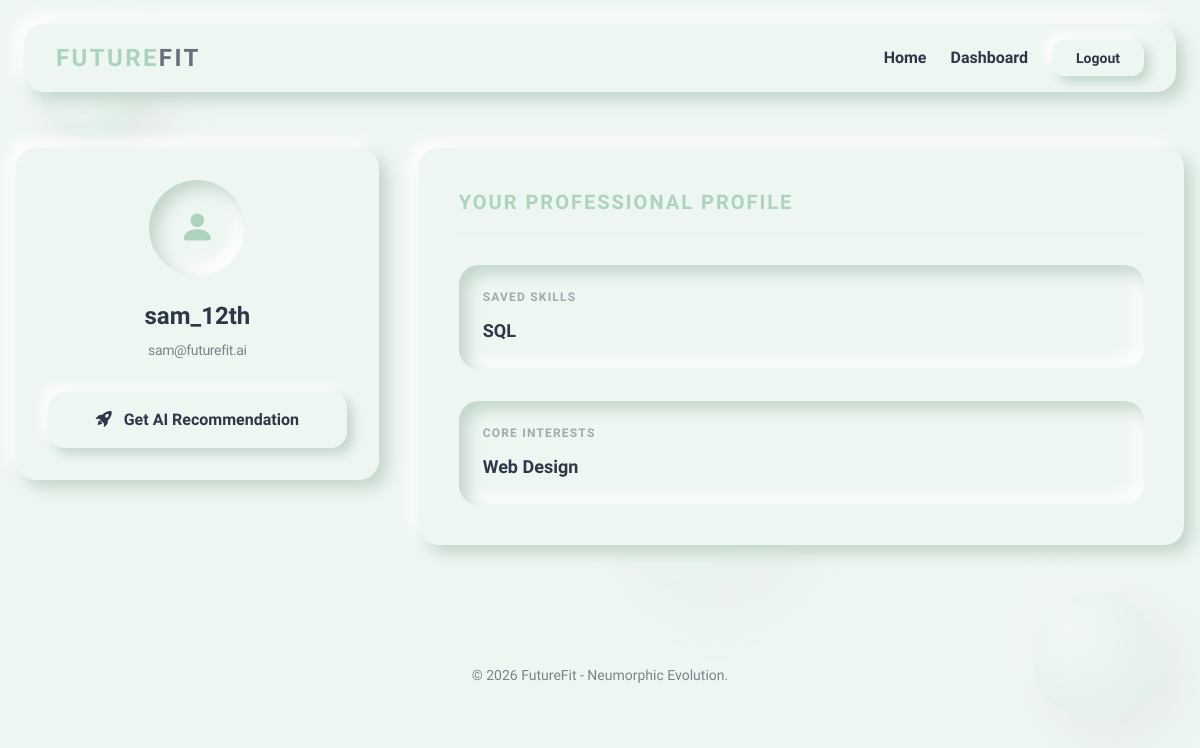
/dashboard (signed in), run on an earlier commit of the app's database.
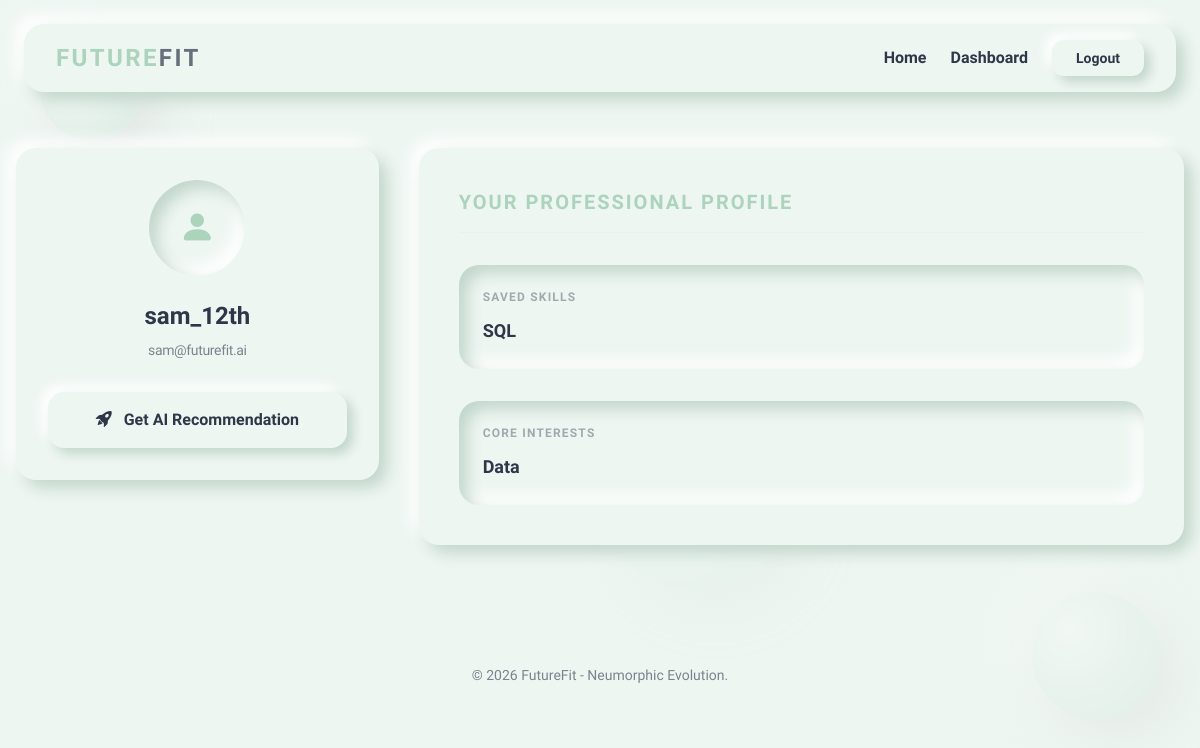
And on a later commit of the database.
### src/models.py (models this page shows, shortened)
class User(db.Model, UserMixin):
    id = db.Column(db.Integer, primary_key=True)
    username = db.Column(db.String(20), unique=True, nullable=False)
    email = db.Column(db.String(120), unique=True, nullable=False)
    password = db.Column(db.String(60), nullable=False)
    role = db.Column(db.String(10), nullable=False, default='user') # 'user' or 'admin'
    qualification = db.Column(db.String(20), nullable=False, default='12th') # '12th', 'UG', 'PG'
    skills = db.Column(db.String(200)) # stored as comma-separated string
    interests = db.Column(db.String(200))
    experience = db.Column(db.String(50))
    feedbacks = db.relationship('Feedback', backref='author', lazy=True)

### src/routes_user.py (the view)
@main.route("/dashboard")
@login_required
def dashboard():
    if current_user.role == 'admin':
        return redirect(url_for('admin_bp.dashboard'))
    return render_template('dashboard_user.html', title='Dashboard')

### app.py (called while the page is built)
    @app.context_processor
    def inject_year():
        from datetime import datetime
        return {'year': datetime.utcnow().year}

### src/models.py (called while the page is built)
@login_manager.user_loader
def load_user(user_id):
    return User.query.get(int(user_id))

### templates/dashboard_user.html
{% extends "layout.html" %}
{% block content %}
<div class="grid grid-cols-1 lg:grid-cols-12 gap-10">
    <div class="lg:col-span-4">
        <div class="nm-flat p-8 text-center">
            <div class="w-24 h-24 nm-inset mx-auto rounded-full flex items-center justify-center mb-6">
                <i class="bi bi-person-fill text-4xl text-nm-primary"></i>
            </div>
            <h3 class="font-orbitron text-2xl font-bold text-nm-text mb-2">{{ current_user.username }}</h3>
            <p class="text-sm opacity-60 mb-8 lowercase tracking-tight">{{ current_user.email }}</p>
            <a href="{{ url_for('main.recommend') }}"
                class="nm-btn w-full rounded-2xl py-4 flex items-center justify-center gap-3 hover:text-nm-primary">
                <i class="bi bi-rocket-takeoff-fill"></i> Get AI Recommendation
            </a>
        </div>
    </div>
    <div class="lg:col-span-8">
        <div class="nm-flat p-10 h-full">
            <h4
                class="font-orbitron text-xl font-bold text-nm-primary mb-8 border-b border-nm-primary border-opacity-10 pb-4 uppercase tracking-widest">
                Your Professional Profile</h4>
            <div class="space-y-8">
                <div class="nm-inset p-6">
                    <span class="block text-xs font-bold uppercase tracking-widest opacity-40 mb-3">Saved Skills</span>
                    <p class="font-semibold text-nm-text text-lg">
                        {{ current_user.skills if current_user.skills else 'No skills added yet. Complete a
                        recommendation to identify your strengths.' }}
                    </p>
                </div>
                <div class="nm-inset p-6">
                    <span class="block text-xs font-bold uppercase tracking-widest opacity-40 mb-3">Core
                        Interests</span>
                    <p class="font-semibold text-nm-text text-lg">
                        {{ current_user.interests if current_user.interests else 'Discovery phase active. What are you
                        passionate about?' }}
                    </p>
                </div>
            </div>
        </div>
    </div>
</div>
{% endblock %}

What changed in the data, as far as the page shows it:
changed User "sam_12th": interests "Web Design" → "Data"
